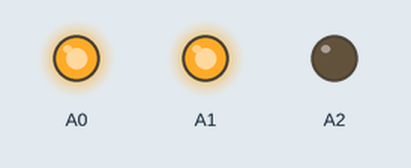
This sketch was run on a simulated Arduino Uno, built with avr-gcc and run on an emulated ATmega328P. Parts: output pins drawn as LEDs (lit = HIGH).

Above: at 0.07 s.
At 0.52 s:
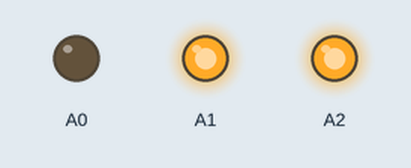
At 1.42 s:
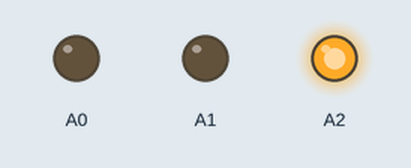
At 2.77 s:
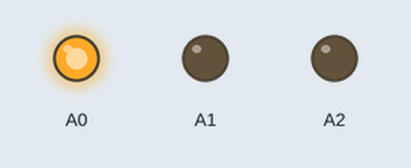
Timing chart, 0 to 3.1 s (numbered marks = the images above):
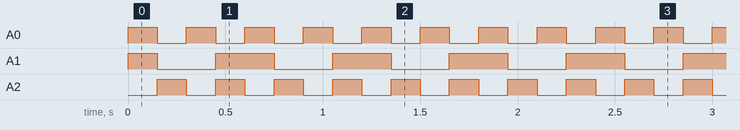

The sketch:

sketch_may26a.ino
```cpp
void setup() {
  // put your setup code here, to run once:
  pinMode(A0, OUTPUT);
  pinMode(A1, OUTPUT);
  pinMode(A2, OUTPUT);
}

uint32_t _delay = 150;

void loop() {
  // put your main code here, to run repeatedly:

  digitalWrite(A0, HIGH);
  digitalWrite(A1, HIGH);
  digitalWrite(A2, LOW);
  delay(_delay);
  digitalWrite(A0, LOW);
  digitalWrite(A1, LOW);
  digitalWrite(A2, HIGH);
  delay(_delay);
  digitalWrite(A0, HIGH);
  digitalWrite(A1, LOW);
  digitalWrite(A2, LOW);
  delay(_delay);
  digitalWrite(A0, LOW);
  digitalWrite(A1, HIGH);
  digitalWrite(A2, HIGH);
  delay(_delay);
}
```

Measured:
- by itself, A0, A2: alternates HIGH for 0.15 s and LOW for 0.15 s
- by itself, A1: repeats every 0.60 s: LOW 0.30 s, HIGH 0.30 s
- by itself, everything shown: repeats every 0.60 s, in 4 steps
